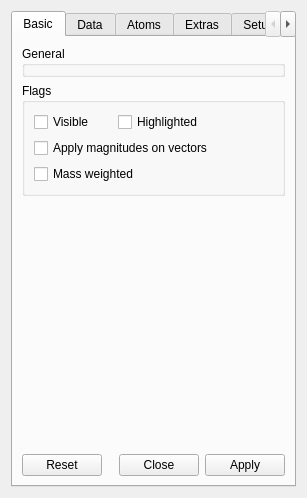
<?xml version="1.0" encoding="UTF-8"?>
<ui version="4.0">
 <class>SpecAxesObjectDesigner</class>
 <widget class="QWidget" name="SpecAxesObjectDesigner">
  <property name="geometry">
   <rect>
    <x>0</x>
    <y>0</y>
    <width>307</width>
    <height>498</height>
   </rect>
  </property>
  <property name="windowTitle">
   <string>Graphics Object</string>
  </property>
  <property name="toolTip">
   <string/>
  </property>
  <layout class="QVBoxLayout" name="_2">
   <item>
    <widget class="QTabWidget" name="tabWidget">
     <property name="styleSheet">
      <string notr="true"/>
     </property>
     <property name="currentIndex">
      <number>0</number>
     </property>
     <widget class="QWidget" name="tab">
      <attribute name="title">
       <string>Basic</string>
      </attribute>
      <layout class="QVBoxLayout" name="_3">
       <item>
        <widget class="QGroupBox" name="generalGB">
         <property name="title">
          <string>General</string>
         </property>
        </widget>
       </item>
       <item>
        <widget class="QGroupBox" name="flagsGB">
         <property name="title">
          <string>Flags</string>
         </property>
         <layout class="QGridLayout" name="_4">
          <item row="0" column="0">
           <widget class="QCheckBox" name="visibleCB">
            <property name="text">
             <string>Visible</string>
            </property>
           </widget>
          </item>
          <item row="0" column="1" colspan="2">
           <widget class="QCheckBox" name="highlightedCB">
            <property name="text">
             <string>Highlighted</string>
            </property>
           </widget>
          </item>
          <item row="1" column="0" colspan="3">
           <widget class="QCheckBox" name="applyMagOnVectorsCB">
            <property name="text">
             <string>Apply magnitudes on vectors</string>
            </property>
           </widget>
          </item>
          <item row="2" column="0" colspan="3">
           <widget class="QCheckBox" name="massWeightedCB">
            <property name="text">
             <string>Mass weighted</string>
            </property>
           </widget>
          </item>
         </layout>
        </widget>
       </item>
       <item>
        <spacer name="verticalSpacer">
         <property name="orientation">
          <enum>Qt::Vertical</enum>
         </property>
         <property name="sizeHint" stdset="0">
          <size>
           <width>20</width>
           <height>40</height>
          </size>
         </property>
        </spacer>
       </item>
       <item>
        <widget class="QDialogButtonBox" name="buttonBox_1">
         <property name="standardButtons">
          <set>QDialogButtonBox::Apply|QDialogButtonBox::Close|QDialogButtonBox::Reset</set>
         </property>
        </widget>
       </item>
      </layout>
     </widget>
     <widget class="QWidget" name="dataTab">
      <attribute name="title">
       <string>Data</string>
      </attribute>
      <layout class="QVBoxLayout" name="_5">
       <item>
        <layout class="QHBoxLayout" name="_6">
         <item>
          <widget class="QLabel" name="label">
           <property name="text">
            <string>Principal axes of:</string>
           </property>
          </widget>
         </item>
         <item>
          <widget class="QComboBox" name="typeCB">
           <property name="sizePolicy">
            <sizepolicy hsizetype="Expanding" vsizetype="Fixed">
             <horstretch>0</horstretch>
             <verstretch>0</verstretch>
            </sizepolicy>
           </property>
           <item>
            <property name="text">
             <string>inertia tensor</string>
            </property>
           </item>
           <item>
            <property name="text">
             <string>gyration tensor</string>
            </property>
           </item>
          </widget>
         </item>
        </layout>
       </item>
       <item>
        <widget class="QGroupBox" name="groupBox_5">
         <property name="title">
          <string>COM</string>
         </property>
         <layout class="QGridLayout" name="_16">
          <property name="leftMargin">
           <number>0</number>
          </property>
          <property name="rightMargin">
           <number>0</number>
          </property>
          <property name="bottomMargin">
           <number>0</number>
          </property>
          <item row="0" column="1" colspan="2">
           <widget class="QQuantityLineEdit" name="comXLA">
            <property name="focusPolicy">
             <enum>Qt::NoFocus</enum>
            </property>
            <property name="frame">
             <bool>false</bool>
            </property>
            <property name="alignment">
             <set>Qt::AlignRight|Qt::AlignTrailing|Qt::AlignVCenter</set>
            </property>
            <property name="readOnly">
             <bool>true</bool>
            </property>
           </widget>
          </item>
          <item row="0" column="4">
           <widget class="QQuantityLineEdit" name="comYLA">
            <property name="focusPolicy">
             <enum>Qt::NoFocus</enum>
            </property>
            <property name="frame">
             <bool>false</bool>
            </property>
            <property name="alignment">
             <set>Qt::AlignRight|Qt::AlignTrailing|Qt::AlignVCenter</set>
            </property>
            <property name="readOnly">
             <bool>true</bool>
            </property>
           </widget>
          </item>
          <item row="0" column="6" colspan="2">
           <widget class="QQuantityLineEdit" name="comZLA">
            <property name="focusPolicy">
             <enum>Qt::NoFocus</enum>
            </property>
            <property name="frame">
             <bool>false</bool>
            </property>
            <property name="alignment">
             <set>Qt::AlignRight|Qt::AlignTrailing|Qt::AlignVCenter</set>
            </property>
            <property name="readOnly">
             <bool>true</bool>
            </property>
           </widget>
          </item>
          <item row="0" column="3">
           <widget class="QLabel" name="label_15">
            <property name="sizePolicy">
             <sizepolicy hsizetype="Maximum" vsizetype="Preferred">
              <horstretch>0</horstretch>
              <verstretch>0</verstretch>
             </sizepolicy>
            </property>
            <property name="text">
             <string>Y:</string>
            </property>
           </widget>
          </item>
          <item row="0" column="5">
           <widget class="QLabel" name="label_16">
            <property name="sizePolicy">
             <sizepolicy hsizetype="Maximum" vsizetype="Preferred">
              <horstretch>0</horstretch>
              <verstretch>0</verstretch>
             </sizepolicy>
            </property>
            <property name="text">
             <string>Z:</string>
            </property>
           </widget>
          </item>
          <item row="0" column="0">
           <widget class="QLabel" name="label_17">
            <property name="sizePolicy">
             <sizepolicy hsizetype="Maximum" vsizetype="Preferred">
              <horstretch>0</horstretch>
              <verstretch>0</verstretch>
             </sizepolicy>
            </property>
            <property name="text">
             <string>X:</string>
            </property>
           </widget>
          </item>
         </layout>
        </widget>
       </item>
       <item>
        <widget class="QGroupBox" name="groupBox_2">
         <property name="title">
          <string>Vector A</string>
         </property>
         <layout class="QVBoxLayout" name="_7">
          <property name="leftMargin">
           <number>0</number>
          </property>
          <property name="rightMargin">
           <number>0</number>
          </property>
          <property name="bottomMargin">
           <number>0</number>
          </property>
          <item>
           <layout class="QHBoxLayout" name="_9">
            <item>
             <widget class="QLabel" name="label_2">
              <property name="text">
               <string>Eigenvalue:</string>
              </property>
             </widget>
            </item>
            <item>
             <widget class="QQuantityLineEdit" name="eigenValueALE">
              <property name="focusPolicy">
               <enum>Qt::NoFocus</enum>
              </property>
              <property name="frame">
               <bool>false</bool>
              </property>
              <property name="alignment">
               <set>Qt::AlignRight|Qt::AlignTrailing|Qt::AlignVCenter</set>
              </property>
              <property name="readOnly">
               <bool>true</bool>
              </property>
             </widget>
            </item>
            <item>
             <widget class="QCheckBox" name="eigenVectorAShowCB">
              <property name="text">
               <string>Show</string>
              </property>
             </widget>
            </item>
           </layout>
          </item>
          <item>
           <layout class="QHBoxLayout" name="_8">
            <item>
             <widget class="QLabel" name="label_6">
              <property name="sizePolicy">
               <sizepolicy hsizetype="Maximum" vsizetype="Preferred">
                <horstretch>0</horstretch>
                <verstretch>0</verstretch>
               </sizepolicy>
              </property>
              <property name="text">
               <string>X:</string>
              </property>
             </widget>
            </item>
            <item>
             <widget class="QQuantityLineEdit" name="eigenVectorAXLE">
              <property name="focusPolicy">
               <enum>Qt::NoFocus</enum>
              </property>
              <property name="frame">
               <bool>false</bool>
              </property>
              <property name="alignment">
               <set>Qt::AlignRight|Qt::AlignTrailing|Qt::AlignVCenter</set>
              </property>
              <property name="readOnly">
               <bool>true</bool>
              </property>
             </widget>
            </item>
            <item>
             <widget class="QLabel" name="label_4">
              <property name="sizePolicy">
               <sizepolicy hsizetype="Maximum" vsizetype="Preferred">
                <horstretch>0</horstretch>
                <verstretch>0</verstretch>
               </sizepolicy>
              </property>
              <property name="text">
               <string>Y:</string>
              </property>
             </widget>
            </item>
            <item>
             <widget class="QQuantityLineEdit" name="eigenVectorAYLE">
              <property name="focusPolicy">
               <enum>Qt::NoFocus</enum>
              </property>
              <property name="frame">
               <bool>false</bool>
              </property>
              <property name="alignment">
               <set>Qt::AlignRight|Qt::AlignTrailing|Qt::AlignVCenter</set>
              </property>
              <property name="readOnly">
               <bool>true</bool>
              </property>
             </widget>
            </item>
            <item>
             <widget class="QLabel" name="label_5">
              <property name="sizePolicy">
               <sizepolicy hsizetype="Maximum" vsizetype="Preferred">
                <horstretch>0</horstretch>
                <verstretch>0</verstretch>
               </sizepolicy>
              </property>
              <property name="text">
               <string>Z:</string>
              </property>
             </widget>
            </item>
            <item>
             <widget class="QQuantityLineEdit" name="eigenVectorAZLE">
              <property name="focusPolicy">
               <enum>Qt::NoFocus</enum>
              </property>
              <property name="frame">
               <bool>false</bool>
              </property>
              <property name="alignment">
               <set>Qt::AlignRight|Qt::AlignTrailing|Qt::AlignVCenter</set>
              </property>
              <property name="readOnly">
               <bool>true</bool>
              </property>
             </widget>
            </item>
           </layout>
          </item>
         </layout>
        </widget>
       </item>
       <item>
        <widget class="QGroupBox" name="groupBox_3">
         <property name="title">
          <string>Vector B</string>
         </property>
         <layout class="QVBoxLayout" name="_10">
          <property name="leftMargin">
           <number>0</number>
          </property>
          <property name="rightMargin">
           <number>0</number>
          </property>
          <property name="bottomMargin">
           <number>0</number>
          </property>
          <item>
           <layout class="QHBoxLayout" name="_12">
            <item>
             <widget class="QLabel" name="label_3">
              <property name="text">
               <string>Eigenvalue:</string>
              </property>
             </widget>
            </item>
            <item>
             <widget class="QQuantityLineEdit" name="eigenValueBLE">
              <property name="focusPolicy">
               <enum>Qt::NoFocus</enum>
              </property>
              <property name="frame">
               <bool>false</bool>
              </property>
              <property name="alignment">
               <set>Qt::AlignRight|Qt::AlignTrailing|Qt::AlignVCenter</set>
              </property>
              <property name="readOnly">
               <bool>true</bool>
              </property>
             </widget>
            </item>
            <item>
             <widget class="QCheckBox" name="eigenVectorBShowCB">
              <property name="text">
               <string>Show</string>
              </property>
             </widget>
            </item>
           </layout>
          </item>
          <item>
           <layout class="QHBoxLayout" name="_11">
            <item>
             <widget class="QLabel" name="label_9">
              <property name="sizePolicy">
               <sizepolicy hsizetype="Maximum" vsizetype="Preferred">
                <horstretch>0</horstretch>
                <verstretch>0</verstretch>
               </sizepolicy>
              </property>
              <property name="text">
               <string>X:</string>
              </property>
             </widget>
            </item>
            <item>
             <widget class="QQuantityLineEdit" name="eigenVectorBXLE">
              <property name="focusPolicy">
               <enum>Qt::NoFocus</enum>
              </property>
              <property name="frame">
               <bool>false</bool>
              </property>
              <property name="alignment">
               <set>Qt::AlignRight|Qt::AlignTrailing|Qt::AlignVCenter</set>
              </property>
              <property name="readOnly">
               <bool>true</bool>
              </property>
             </widget>
            </item>
            <item>
             <widget class="QLabel" name="label_7">
              <property name="sizePolicy">
               <sizepolicy hsizetype="Maximum" vsizetype="Preferred">
                <horstretch>0</horstretch>
                <verstretch>0</verstretch>
               </sizepolicy>
              </property>
              <property name="text">
               <string>Y:</string>
              </property>
             </widget>
            </item>
            <item>
             <widget class="QQuantityLineEdit" name="eigenVectorBYLE">
              <property name="focusPolicy">
               <enum>Qt::NoFocus</enum>
              </property>
              <property name="frame">
               <bool>false</bool>
              </property>
              <property name="alignment">
               <set>Qt::AlignRight|Qt::AlignTrailing|Qt::AlignVCenter</set>
              </property>
              <property name="readOnly">
               <bool>true</bool>
              </property>
             </widget>
            </item>
            <item>
             <widget class="QLabel" name="label_8">
              <property name="sizePolicy">
               <sizepolicy hsizetype="Maximum" vsizetype="Preferred">
                <horstretch>0</horstretch>
                <verstretch>0</verstretch>
               </sizepolicy>
              </property>
              <property name="text">
               <string>Z:</string>
              </property>
             </widget>
            </item>
            <item>
             <widget class="QQuantityLineEdit" name="eigenVectorBZLE">
              <property name="focusPolicy">
               <enum>Qt::NoFocus</enum>
              </property>
              <property name="frame">
               <bool>false</bool>
              </property>
              <property name="alignment">
               <set>Qt::AlignRight|Qt::AlignTrailing|Qt::AlignVCenter</set>
              </property>
              <property name="readOnly">
               <bool>true</bool>
              </property>
             </widget>
            </item>
           </layout>
          </item>
         </layout>
        </widget>
       </item>
       <item>
        <widget class="QGroupBox" name="groupBox_4">
         <property name="title">
          <string>Vector C</string>
         </property>
         <layout class="QVBoxLayout" name="_13">
          <property name="leftMargin">
           <number>0</number>
          </property>
          <property name="rightMargin">
           <number>0</number>
          </property>
          <item>
           <layout class="QHBoxLayout" name="_15">
            <item>
             <widget class="QLabel" name="label_10">
              <property name="text">
               <string>Eigenvalue:</string>
              </property>
             </widget>
            </item>
            <item>
             <widget class="QQuantityLineEdit" name="eigenValueCLE">
              <property name="focusPolicy">
               <enum>Qt::NoFocus</enum>
              </property>
              <property name="frame">
               <bool>false</bool>
              </property>
              <property name="alignment">
               <set>Qt::AlignRight|Qt::AlignTrailing|Qt::AlignVCenter</set>
              </property>
              <property name="readOnly">
               <bool>true</bool>
              </property>
             </widget>
            </item>
            <item>
             <widget class="QCheckBox" name="eigenVectorCShowCB">
              <property name="text">
               <string>Show</string>
              </property>
             </widget>
            </item>
           </layout>
          </item>
          <item>
           <layout class="QHBoxLayout" name="_14">
            <item>
             <widget class="QLabel" name="label_13">
              <property name="sizePolicy">
               <sizepolicy hsizetype="Maximum" vsizetype="Preferred">
                <horstretch>0</horstretch>
                <verstretch>0</verstretch>
               </sizepolicy>
              </property>
              <property name="text">
               <string>X:</string>
              </property>
             </widget>
            </item>
            <item>
             <widget class="QQuantityLineEdit" name="eigenVectorCXLE">
              <property name="focusPolicy">
               <enum>Qt::NoFocus</enum>
              </property>
              <property name="frame">
               <bool>false</bool>
              </property>
              <property name="alignment">
               <set>Qt::AlignRight|Qt::AlignTrailing|Qt::AlignVCenter</set>
              </property>
              <property name="readOnly">
               <bool>true</bool>
              </property>
             </widget>
            </item>
            <item>
             <widget class="QLabel" name="label_11">
              <property name="sizePolicy">
               <sizepolicy hsizetype="Maximum" vsizetype="Preferred">
                <horstretch>0</horstretch>
                <verstretch>0</verstretch>
               </sizepolicy>
              </property>
              <property name="text">
               <string>Y:</string>
              </property>
             </widget>
            </item>
            <item>
             <widget class="QQuantityLineEdit" name="eigenVectorCYLE">
              <property name="focusPolicy">
               <enum>Qt::NoFocus</enum>
              </property>
              <property name="frame">
               <bool>false</bool>
              </property>
              <property name="alignment">
               <set>Qt::AlignRight|Qt::AlignTrailing|Qt::AlignVCenter</set>
              </property>
              <property name="readOnly">
               <bool>true</bool>
              </property>
             </widget>
            </item>
            <item>
             <widget class="QLabel" name="label_12">
              <property name="sizePolicy">
               <sizepolicy hsizetype="Maximum" vsizetype="Preferred">
                <horstretch>0</horstretch>
                <verstretch>0</verstretch>
               </sizepolicy>
              </property>
              <property name="text">
               <string>Z:</string>
              </property>
             </widget>
            </item>
            <item>
             <widget class="QQuantityLineEdit" name="eigenVectorCZLE">
              <property name="focusPolicy">
               <enum>Qt::NoFocus</enum>
              </property>
              <property name="frame">
               <bool>false</bool>
              </property>
              <property name="alignment">
               <set>Qt::AlignRight|Qt::AlignTrailing|Qt::AlignVCenter</set>
              </property>
              <property name="readOnly">
               <bool>true</bool>
              </property>
             </widget>
            </item>
           </layout>
          </item>
         </layout>
        </widget>
       </item>
       <item>
        <spacer name="verticalSpacer_2">
         <property name="orientation">
          <enum>Qt::Vertical</enum>
         </property>
         <property name="sizeHint" stdset="0">
          <size>
           <width>20</width>
           <height>40</height>
          </size>
         </property>
        </spacer>
       </item>
       <item>
        <widget class="QDialogButtonBox" name="buttonBox_2">
         <property name="standardButtons">
          <set>QDialogButtonBox::Apply|QDialogButtonBox::Close|QDialogButtonBox::Reset</set>
         </property>
        </widget>
       </item>
      </layout>
     </widget>
     <widget class="QWidget" name="objectsTab">
      <attribute name="title">
       <string>Atoms</string>
      </attribute>
     </widget>
     <widget class="QWidget" name="tab_3">
      <property name="styleSheet">
       <string notr="true"> QPushButton {
     border: 1px solid #dadbde;
  background-color: qlineargradient(x1: 0, y1: 0, x2: 0, y2: 1,
                                       stop: 0 #dadbde, stop: 1 #f6f7fa);
     border-radius: 2px;
     min-width: 34px;
     padding: 3px;
 }

 QPushButton:checked {
     border: 2px solid #777777;
 }

 QPushButton:pressed {
     border: 2px solid #777777;
 }</string>
      </property>
      <attribute name="title">
       <string>Extras</string>
      </attribute>
      <layout class="QVBoxLayout" name="_17">
       <item>
        <widget class="QPushButton" name="showCOMAsPointPB">
         <property name="focusPolicy">
          <enum>Qt::NoFocus</enum>
         </property>
         <property name="text">
          <string>Show COM as independent point</string>
         </property>
        </widget>
       </item>
       <item>
        <widget class="QPushButton" name="showAAsVectorPB">
         <property name="focusPolicy">
          <enum>Qt::NoFocus</enum>
         </property>
         <property name="text">
          <string>Show A vector as independent vector</string>
         </property>
        </widget>
       </item>
       <item>
        <widget class="QPushButton" name="showBAsVectorPB">
         <property name="focusPolicy">
          <enum>Qt::NoFocus</enum>
         </property>
         <property name="text">
          <string>Show B vector as independent vector</string>
         </property>
        </widget>
       </item>
       <item>
        <widget class="QPushButton" name="showCAsVectorPB">
         <property name="focusPolicy">
          <enum>Qt::NoFocus</enum>
         </property>
         <property name="text">
          <string>Show C vector as independent vector</string>
         </property>
        </widget>
       </item>
       <item>
        <spacer name="verticalSpacer_3">
         <property name="orientation">
          <enum>Qt::Vertical</enum>
         </property>
         <property name="sizeHint" stdset="0">
          <size>
           <width>20</width>
           <height>294</height>
          </size>
         </property>
        </spacer>
       </item>
      </layout>
     </widget>
     <widget class="QWidget" name="setupTab">
      <attribute name="title">
       <string>Setup</string>
      </attribute>
     </widget>
     <widget class="QWidget" name="refByTab">
      <attribute name="title">
       <string>Referenced by</string>
      </attribute>
     </widget>
    </widget>
   </item>
  </layout>
 </widget>
 <customwidgets>
  <customwidget>
   <class>QQuantityLineEdit</class>
   <extends>QLineEdit</extends>
   <header>QuantityLineEdit.hpp</header>
  </customwidget>
 </customwidgets>
 <resources/>
 <connections/>
</ui>
